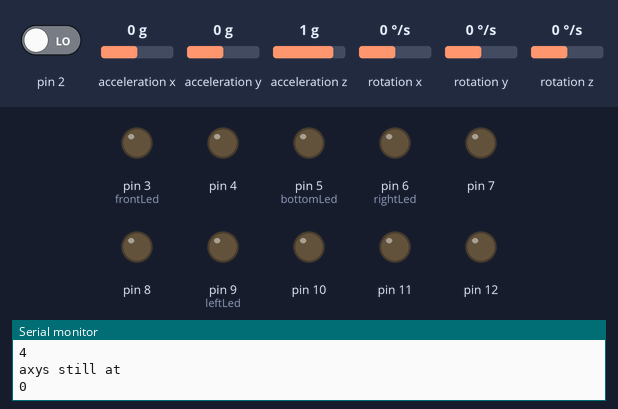
A sketch run on a simulated Arduino Uno, built with avr-gcc and run on an emulated ATmega328P. Parts: output pins drawn as LEDs (lit = HIGH), the last lines printed to the serial monitor. Inputs (shaded band) come from the test bench; at power-on: acceleration x 0 g, acceleration y 0 g, acceleration z 1 g, pin 2 LOW, rotation x 0 °/s, rotation y 0 °/s, rotation z 0 °/s. The sensor or clock chip raises its interrupt line as the real part does.

Above: at 4.8 s.
4.9 s: acceleration x set to -0.3 g
At 5.2 s:
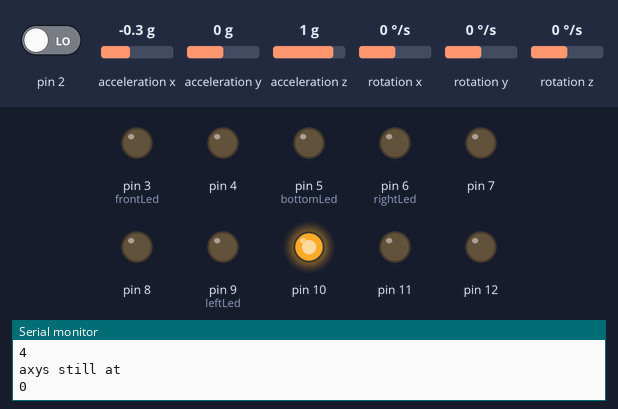
6.4 s: acceleration y set to -0.3 g
At 7.3 s:
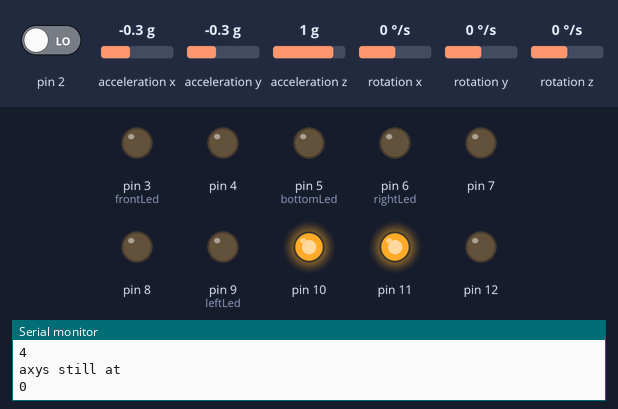
7.9 s: acceleration z set to 0.8 g
At 8.6 s:
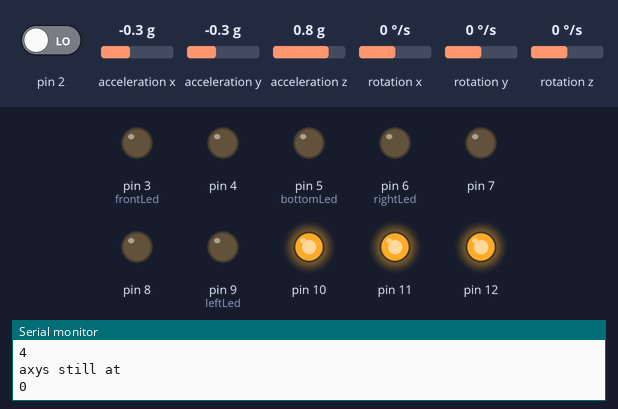
9.4 s: acceleration z set to -1.4 g
At 10.6 s:
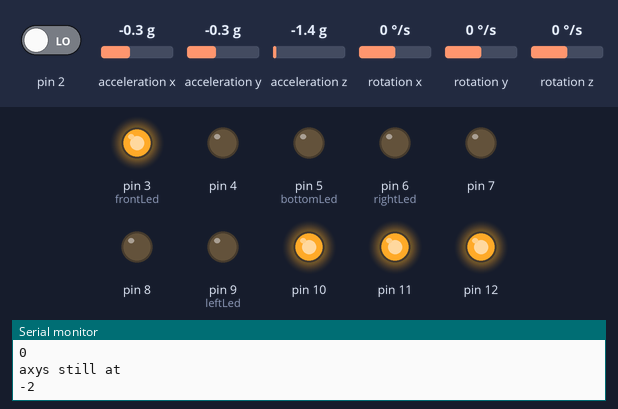
10.9 s: acceleration x set to -0.8 g
At 12.0 s:
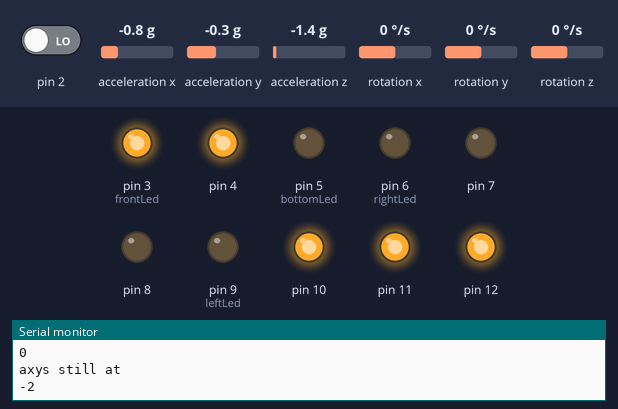
12.4 s: acceleration y set to 0.8 g
At 13.3 s:
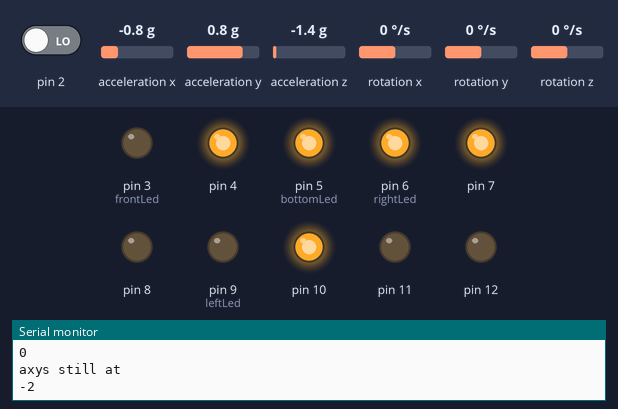
Timing chart, 0 to 14.9 s (numbered marks = the images above; inputs shaded):
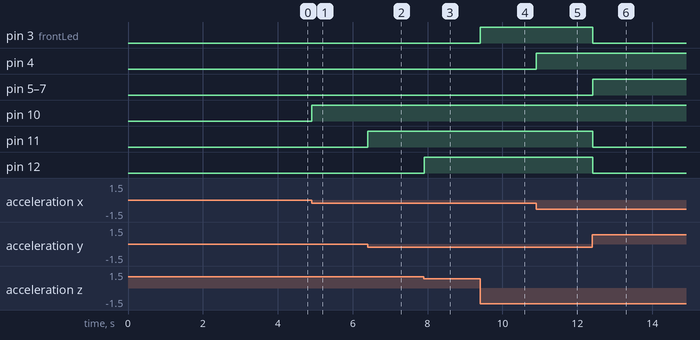

The sketch:

giroscope_led_controll.ino
```cpp
/**
 * Simple implementation false
 *
 * means that for  pitch/yaw there only be
 * a single led for each direction. The led will get more bright
 * as the direction increases
 *
 * Simple implementation true
 * means that for pitch/yaw there will be multiple led's that light up one by one
 *
 * The accelerometer/gyro is a MPU6050, it should be wired to the SDA and SCL pins
 */
#define SIMPLE_IMPLEMENTATION false

const int frontLed = 3;
const int bottomLed = 5;
const int rightLed = 6;
const int leftLed = 9;
long int lastPrintTime;

typedef struct
{
    byte pin;
    byte positionInsideGroup;
    char thePosition; // Left, Right, Up, Down
    byte minAngle;
    byte maxAngle;
} ledConfig;

typedef struct
{
    byte maximumAcceptedMovement = 4;
    unsigned int millisToConsiderStill = 3000;
    byte firstActualAngle = 0;
    unsigned long firstActualAngleMillis = 0;
} axysStillness;
axysStillness xAxys;

ledConfig leds[] = {
    {3, 1, 'u', 31, 45},
    {12, 2, 'u', 16, 30},
    {11, 3, 'u', 5, 15},
    {5, 1, 'd', 5, 15},
    {6, 2, 'd', 16, 30},
    {7, 3, 'd', 31, 45},
    {8 , 1, 'r', 5, 23},
    {9, 2, 'r', 24, 45},
    {10, 1, 'l', 5, 23},
    {4, 2, 'l', 24, 45},
};

#include "I2Cdev.h"
#include "MPU6050_6Axis_MotionApps20.h"
#if I2CDEV_IMPLEMENTATION == I2CDEV_ARDUINO_WIRE
    #include "Wire.h"
#endif

MPU6050 mpu;

bool dmpReady = false;  // set true if DMP init was successful
uint8_t mpuIntStatus;   // holds actual interrupt status byte from MPU
uint8_t devStatus;      // return status after each device operation (0 = success, !0 = error)
uint16_t packetSize;    // expected DMP packet size (default is 42 bytes)
uint16_t fifoCount;     // count of all bytes currently in FIFO
uint8_t fifoBuffer[64]; // FIFO storage buffer

// orientation/motion vars
Quaternion q;           // [w, x, y, z]         quaternion container
VectorInt16 aa;         // [x, y, z]            accel sensor measurements
VectorInt16 aaReal;     // [x, y, z]            gravity-free accel sensor measurements
VectorInt16 aaWorld;    // [x, y, z]            world-frame accel sensor measurements
VectorFloat gravity;    // [x, y, z]            gravity vector
float euler[3];         // [psi, theta, phi]    Euler angle container
float ypr[3];           // [yaw, pitch, roll]   yaw/pitch/roll container and gravity vector
volatile bool mpuInterrupt = false;     // indicates whether MPU interrupt pin has gone high

void setup()
{
    #if I2CDEV_IMPLEMENTATION == I2CDEV_ARDUINO_WIRE
        Wire.begin();
        TWBR = 24; // 400kHz I2C clock (200kHz if CPU is 8MHz)
    #elif I2CDEV_IMPLEMENTATION == I2CDEV_BUILTIN_FASTWIRE
        Fastwire::setup(400, true);
    #endif

    Serial.begin(9600);
    while (!Serial); // wait for Leonardo enumeration, others continue immediately
    Serial.println(F("Initializing I2C devices..."));
    mpu.initialize();
    Serial.println(F("Testing device connections..."));
    Serial.println(mpu.testConnection() ? F("MPU6050 connection successful") : F("MPU6050 connection failed"));
    Serial.println(F("Initializing DMP..."));
    devStatus = mpu.dmpInitialize();
    mpu.setXGyroOffset(220);
    mpu.setYGyroOffset(76);
    mpu.setZGyroOffset(-85);
    mpu.setZAccelOffset(1788); // 1688 factory default for my test chip
    if (devStatus == 0) {
        // turn on the DMP, now that it's ready
        Serial.println(F("Enabling DMP..."));
        mpu.setDMPEnabled(true);
        Serial.println(F("Enabling interrupt detection (Arduino external interrupt 0)..."));
        attachInterrupt(0, dmpDataReady, RISING);
        mpuIntStatus = mpu.getIntStatus();
        Serial.println(F("DMP ready! Waiting for first interrupt..."));
        dmpReady = true;
        packetSize = mpu.dmpGetFIFOPacketSize();
    } else {
        Serial.print(F("DMP Initialization failed (code "));
        Serial.print(devStatus);
        Serial.println(F(")"));
    }
    if (SIMPLE_IMPLEMENTATION) {
        initializeLEDsSimple();
    } else {
        initializeLEDsMultiple();
    }
    lastPrintTime = millis();
}

void updateStillness(byte angle, bool forceReset)
{
    if (abs(xAxys.firstActualAngle - angle) > xAxys.maximumAcceptedMovement || forceReset) {
        xAxys.firstActualAngle = angle;
        xAxys.firstActualAngleMillis = millis();
    }
}

bool isAxysStill(byte angle)
{
    return millis() - xAxys.firstActualAngleMillis >= xAxys.millisToConsiderStill;
}

void loop()
{
    if (!dmpReady) return;
    mpuInterrupt = false;
    mpuIntStatus = mpu.getIntStatus();
    fifoCount = mpu.getFIFOCount();
    if ((mpuIntStatus & 0x10) || fifoCount == 1024) {
        mpu.resetFIFO();
        Serial.println(F("FIFO overflow!"));
    } else if (mpuIntStatus & 0x02) {
        while (fifoCount < packetSize) {
          fifoCount = mpu.getFIFOCount();
        }
        mpu.getFIFOBytes(fifoBuffer, packetSize);
        fifoCount -= packetSize;
        mpu.dmpGetQuaternion(&q, fifoBuffer);
        mpu.dmpGetGravity(&gravity, &q);
        mpu.dmpGetYawPitchRoll(ypr, &q, &gravity);
        int x = ypr[0] * 180/M_PI;
        int y = ypr[1] * 180/M_PI;
        int z = ypr[2] * 180/M_PI;
        //Serial.print(y);Serial.print("\t");Serial.println(z);
        updateStillness(x, false);
        if (isAxysStill(x)) {
            Serial.println("axys still at");
            Serial.println(x);
            updateStillness(x, true);
        }
        if (SIMPLE_IMPLEMENTATION) {
            flashLEDsSimple(x, y, z);
        } else {
            flashLEDsMultiple(x, y, z);
        }
    }
}

void initializeLEDsSimple()
{
    pinMode(frontLed, OUTPUT);
    pinMode(bottomLed, OUTPUT);
    pinMode(rightLed, OUTPUT);
    pinMode(leftLed, OUTPUT);
}

void initializeLEDsMultiple()
{
    for (int i=0; i<10; i++) {
        Serial.println(leds[i].pin);
        pinMode(leds[i].pin, OUTPUT);
    }
    delay(3000);
}

void flashLEDsSimple(int x, int y, int z)
{
    if (y > 0) {
        analogWrite(rightLed, y*4);
        analogWrite(leftLed, 0);
    } else {
        analogWrite(leftLed, y*4*-1);
        analogWrite(rightLed, 0);
    }
    if (z > 0) {
        analogWrite(bottomLed, z*4);
        analogWrite(frontLed, 0);
    } else {
        analogWrite(frontLed, z*4*-1);
        analogWrite(bottomLed, 0);
    }
}

void flashLEDsMultiple(int x, int y, int z)
{
    for (int i=0; i<10; i++) {
        //Serial.print(z);Serial.print(",");Serial.print(leds[i].thePosition);Serial.print(",");Serial.println(leds[i].minAngle);
        bool modified = false;
        if (z < 0 && leds[i].thePosition == 'u' && abs(z) > leds[i].minAngle) {
            digitalWrite(leds[i].pin, HIGH);
            modified = true;
        }
        if (z > 0 && leds[i].thePosition == 'd' && abs(z) > leds[i].minAngle) {
            digitalWrite(leds[i].pin, HIGH);
            modified = true;
        }
        if (y < 0 && leds[i].thePosition == 'l' && abs(y) > leds[i].minAngle) {
            digitalWrite(leds[i].pin, HIGH);
            modified = true;
        }
        if (y > 0 && leds[i].thePosition == 'r' && abs(y) > leds[i].minAngle) {
            digitalWrite(leds[i].pin, HIGH);
            modified = true;
        }
        if (!modified) {
            digitalWrite(leds[i].pin, LOW);
        }
    }
}

void dmpDataReady()
{
    mpuInterrupt = true;
}
```

Measured:
- the behaviour switches between -0.1 and -0.2 g on acceleration x (found by bisection; images 0 and 1)
- the behaviour switches between -0.1 and -0.2 g on acceleration y (found by bisection; images 1 and 2)
- the behaviour switches between 1 and 0.9 g on acceleration z (found by bisection; images 2 and 3)
- after the input at 4.9 s, pin 10: LOW → HIGH at once
- after the input at 6.4 s, pin 11: LOW → HIGH at once
- after the input at 7.9 s, pin 12: LOW → HIGH at once
- after the input at 9.4 s, pin 3 (frontLed): LOW → HIGH at once
- after the input at 10.9 s, pin 4: LOW → HIGH at once
- after the input at 12.4 s, pin 3 (frontLed), pin 11, pin 12: HIGH → LOW at once; pin 5 (bottomLed), pin 6 (rightLed), pin 7: LOW → HIGH at once
